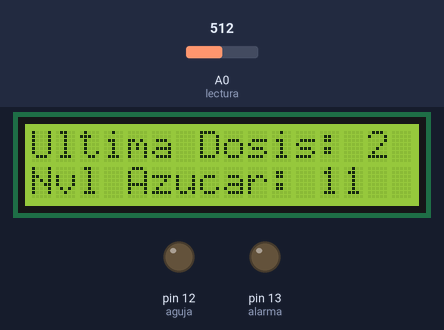
Simulated run of this sketch. Board: Arduino Uno, built with avr-gcc and run on an emulated ATmega328P. Parts: 16×2 character LCD, output pins drawn as LEDs (lit = HIGH). The inputs (shaded band) are chosen by the test bench; at power-on: A0 (lectura) = 512. EEPROM starts erased.

Above: at 3.0 s.
3.1 s: A0 (lectura) set to 289
At 8.2 s:
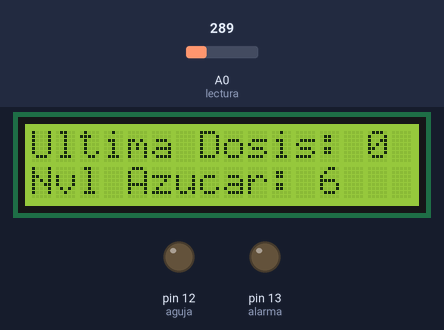
8.6 s: A0 (lectura) set to 263
At 15.0 s:
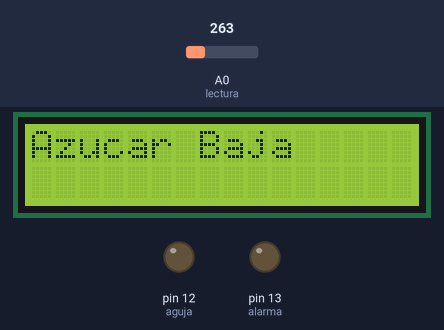
17.1 s: A0 (lectura) set to 306
At 21.5 s:
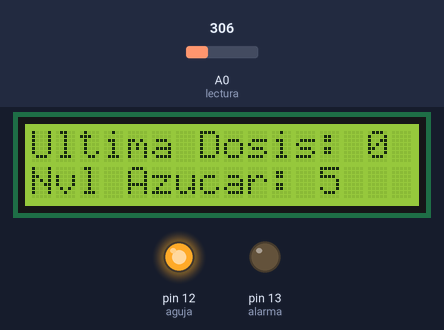
Timing chart, 0 to 23.1 s (numbered marks = the images above; inputs shaded):
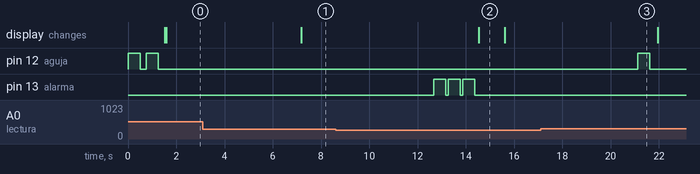

Measured:
- the behaviour switches between 276 and 275 on A0 (lectura) (found by bisection; images 1 and 2)
- after the input at 3.1 s, the display: changes after 4.1 s (image 1)
- after the input at 8.6 s, pin 13 (alarma): alternates HIGH for 0.50 s and LOW for 0.10 s, 6 changes in all, then stays LOW, starting after 4.1 s; the display: changes after 5.9 s (image 2)
- after the input at 17.1 s, pin 12 (aguja): LOW → HIGH after 4.0 s, → LOW 0.50 s later; pin 13 (alarma): stops changing and stays LOW
- by itself, pin 12 (aguja): alternates HIGH for 0.50 s and LOW for 0.25 s, 4 changes in all, then stays LOW
- what the display in image 2 shows lasts 1.1 s, from 14.5 s to 15.6 s

The sketch:

ControladoraLogica.ino
```cpp
/*
 * Se incluye la libreria que incluye el protocolo UART RS232, y todas aquellas otras clases requeridas
 */
#include <SoftwareSerial.h>
#include "Clases.h"
/*
 *  Tiempo de "testeo" de azucar en sangre
 */
#ifndef TIEMPO_DELAY_V
#define TIEMPO_DELAY_V
const int TIEMPO_DELAY = 5000;
#endif //TIEMPO_DELAY_V

/*
 * Se incluye libreria para el manejo de memoria EEPROM del microcontrolador
 */
#ifndef EEPROM_H
#define EEPROM_H
#include <EEPROM.h>
#endif //EEPROM_H
/*
 * Definicion de los objetos a utilizar y variables requeridas
 */
Dosis miDosis;
AzucarEnSangre miAzucar;
Estado miEstado;
HardwareBomba miHardwareBomba;
HistorialDosis miHistorialDosis;
ReservorioInsulina miReservorioInsulina;
Scibip miScibip;
boolean error;
int dosisAplicar;
int id=0;

void setup() {
/*
 * Establecimiento de parametros requeridos antes del inicio del blucle infinito
 */
  Serial.begin(9600);
  miDosis.setValues();
  miReservorioInsulina.setValues();
  miEstado.setValues();
}

void loop() {
/*
 * Comienzo del programa
 */

  if(miEstado.get_nombre_estado() == "EJECUTANDO" || miEstado.get_nombre_estado() == "ALERTA"){
/*
 *Se actualizan los niveles
 */
    miAzucar.actualizar_niveles();
    id++;
    if(miReservorioInsulina.get_insulina_disponible() >= miDosis.get_dosis_unitaria_max()){
      error = miDosis.dosisDiariaMaxSuperada();
      if(error == false){
/*
 * Calculo de dosis
 */
        dosisAplicar= miDosis.calcular_dosis(miAzucar.get_nvl_azucar0(),miAzucar.get_nvl_azucar1(),miAzucar.get_nvl_azucar2(),miAzucar.get_tasa1(),miAzucar.get_tasa2());
        if(dosisAplicar == -1){
          miHardwareBomba.sonar_alarma();
          miHardwareBomba.mensajeAlerta("Azucar Baja");
          delay(1000);
          miEstado.estadoAlerta();
          dosisAplicar = 0;
        }
        error = miDosis.dosisDiariaMaxPorSuperar(); //si ya la tiene la
        if(error == true){
          dosisAplicar = miDosis.calcular_dosis_minima();
          miEstado.estadoAlerta();
          miHardwareBomba.sonar_alarma();
        }else{
              if(dosisAplicar >= miDosis.get_dosis_unitaria_max()){
                  miDosis.set_dosisAplicar(miDosis.get_dosis_unitaria_max());
                  dosisAplicar = miDosis.get_dosisAplicar();////
              }
        }
        miReservorioInsulina.suministrar_insulina(dosisAplicar);
        miDosis.suministrar_insulina();
/*
 * Se crean historiales para posteriormente un intercambio de datos con InsulineStats
 */
        id = miHistorialDosis.create_historial_dosis(id, dosisAplicar, miAzucar.get_nvl_azucar2());

        miHardwareBomba.mostrar_ultima_dosis(dosisAplicar, miAzucar.get_nvl_azucar2());
        error = miReservorioInsulina.nivelInsulinaBajo(miDosis.get_dosis_unitaria_max());
        if(error == true){
           miEstado.estadoAlerta();
           miHardwareBomba.mensajeAlerta("Insulina Baja!");
        }
      }else{
        miEstado.estadoError();
        miHardwareBomba.mensajeError("Dosis diaria excedida!");
      }
    }else{
/*
 * Hubo un error con el total de la dosis diaria suministrada
 */
      id = miHistorialDosis.create_historial_dosis(id, 0, miAzucar.get_nvl_azucar2());
      delay(TIEMPO_DELAY);
      miHardwareBomba.mensajeAlerta("Nivel insulina menor a la dosis unitaria maxima");
    }
  }
/*
 * Se testea si hay una solicitud de conexion de InsulineStats.
 */
  miScibip.conexionEnvio(id);
}
```

AzucarEnSangre.h
```cpp
#ifndef HARDWAREBOMBA_H
#define HARDWAREBOMBA_H
#include "HardwareBomba.h"
#endif //HARDWAREBOMBA_H

class AzucarEnSangre{
       private:
          int nvl_azucar0=0;
          int nvl_azucar1=0;
          int nvl_azucar2=0;
          int tasa1=0;
          int tasa2=0;
          HardwareBomba miHardwareBomba;
       public:
          AzucarEnSangre(){}
          void actualizar_niveles(){
              int nuevaLectura;
              nuevaLectura = miHardwareBomba.get_lectura();
              nvl_azucar0 = nvl_azucar1;
              nvl_azucar1 = nvl_azucar2;
              nvl_azucar2 = nuevaLectura;
              tasa1= nvl_azucar1-nvl_azucar0;
              tasa2= nvl_azucar2-nvl_azucar1;
            }
          int get_nvl_azucar0(){
              return nvl_azucar0;
            }
          int get_nvl_azucar1(){
              return nvl_azucar1;
            }
          int get_nvl_azucar2(){
              return nvl_azucar2;
            }
          int get_tasa1(){
              return tasa1;
            }
          int get_tasa2(){
              return tasa2;
            }
};
```

Clases.h
```cpp
/*
 * Definicion de todas las clases
 */
#ifndef AZUCARENSANGRE_H
#define AZUCARENSANGRE_H
#include "AzucarEnSangre.h"
#endif //AZUCARENSANGRE

#ifndef DOSIS_H
#define DOSIS_H
#include "Dosis.h"
#endif //DOSIS_H

#ifndef ESTADO_H
#define ESTADO_H
#include "Estado.h"
#endif //ESTADO_H

#ifndef HARDWAREBOMBA_H
#define HARDWAREBOMBA_H
#include "HardwareBomba.h"
#endif //HARDWAREBOMBA_H

#ifndef RESERVORIOINSULINA_H
#define RESERVORIOINSULINA_H
#include "ReservorioInsulina.h"
#endif //RESERVORIOINSULINA_H

#ifndef HISTORIALDOSIS_H
#define HISTORIALDOSIS_H
#include "HistorialDosis.h"
#endif //HISTORIALDOSIS_H

#ifndef VISUAL_H
#define VISUAL_H
#include "Visual.h"
#endif // VISUAL_H

#ifndef SCIBIP_H
#define SCIBIP_H
#include "Scibip.h"
#endif //SCIBIP
```

Dosis.h
```cpp
#ifndef AZUCARENSANGRE_H
#define AZUCARENSANGRE_H
#include "AzucarEnSangre.h"
#endif //AZUCARENSANGRE

class Dosis{
       private:
          int min_seguro;
          int max_seguro;
          int dosis_diaria_max;
          int dosis_unitaria_max;
          int dosis_minima;
          int dosis_acumulada;
          int dosisAplicar=0;
          ///da error al usar el azucar en sangre
       public:
          Dosis(){}
          void setValues(){
              dosisAplicar = 0;
              min_seguro=6;
              max_seguro=14;
              dosis_diaria_max=25;
              dosis_unitaria_max=4;
              dosis_minima=1;
              dosis_acumulada=0;
            }
          int getDosisMinima(){
              return dosis_minima;
            }
          int calcular_dosis(int nvl0, int nvl1, int nvl2, int tasa1, int tasa2 ){
              if(nvl2 < min_seguro){//azucar baja
                  dosisAplicar = azucar_baja();
              }else if(nvl2 >= min_seguro && nvl2 <= max_seguro){//azucar ok
                  dosisAplicar = azucar_ok(nvl0, nvl1, nvl2, tasa1, tasa2);
              }else if(nvl2 > max_seguro){//azucar alta
                  dosisAplicar = azucar_alta(nvl0, nvl1, nvl2, tasa1, tasa2);
              }
              return dosisAplicar;
            }
          int redondear_abajo(){
            }
          void suministrar_insulina(){
            dosis_acumulada = dosis_acumulada + dosisAplicar;
          }
          boolean dosisDiariaMaxPorSuperar(){
              boolean error = true;
              if((dosis_acumulada + dosisAplicar)>dosis_diaria_max){
                error = true;
              }else{
                error = false;
              }
              return error;
            }
          boolean dosisDiariaMaxSuperada(){
              boolean error = true;
              if(dosis_acumulada > dosis_diaria_max){//creo q no va el igual del esquema
                error = true;
              }else{
                error = false;
              }
              return error;
            }
          int calcular_dosis_minima(){
              dosisAplicar = dosis_diaria_max - dosis_acumulada;
              return dosisAplicar;
            }

          int azucar_baja(){
              return -1;
          }
          int azucar_ok(int nvl0, int nvl1, int nvl2, int tasa1, int tasa2){
            //Nivel de azucar estable o disminuyendo...
            int dosis_calculada;
            if(nvl2 < nvl1){
                dosis_calculada = 0;
            }
            //Nivel de azúcar aumentando, pero tasa de aumento disminuyendo
            if(nvl2 > nvl1 && tasa2 < tasa1){
                dosis_calculada = 0;
            }
            //Nivel azucar aumentando y la tasa de aumento incrementando, si se redondea
            //a 0 al dividir por 4, suministrar dosis minima...
            if(nvl2 > nvl1 && tasa2 >= tasa1 &&(redondear_abajo(tasa2) == 0)){
                dosis_calculada = dosis_minima;
            }
            if(nvl2 > nvl1 && tasa2 >= tasa1 &&(redondear_abajo(tasa2) > 0)){
                dosis_calculada = redondear_abajo(tasa2);
            }
              return dosis_calculada;
          }

          int azucar_alta(int nvl0, int nvl1, int nvl2, int tasa1, int tasa2){
            int dosis_calculada;
            ///El nivel de azucar aumenta. Redondear hacia abajo si está por debajo de una
            ///unidad.
            if(nvl2 > nvl1 && redondear_abajo(tasa2) == 0){
              dosis_calculada = dosis_minima;
            }
            if(nvl2 > nvl1 && redondear_abajo(tasa2) > 0){
              dosis_calculada = redondear_abajo(tasa2);
            }
            //El nivel de azucar es estable
            if(nvl2 == nvl1){
              dosis_calculada = dosis_minima;
            }
            //Nivel de azucar disminuye y la tasa de disminucion aumenta
            if(nvl2 < nvl1 && tasa2 <= tasa1){
              dosis_calculada = 0;
            }
            //El nivel de azucar disminuye y la tasa de disminucion decrementa
            if(nvl2 < nvl1 && tasa2> tasa1){
              dosis_calculada = dosis_minima;
            }
            return dosis_calculada;
          }

          int redondear_abajo(int tasa2){
              int bandera = 0;
              float redondeo;
              redondeo = (float)(tasa2/4);
              bandera = (int) redondeo;
              return bandera;
            }
            int get_dosis_unitaria_max(){
              return dosis_unitaria_max;
            }
            void set_dosisAplicar(int nueva_dosis){
              dosisAplicar = nueva_dosis;
            }
            int get_dosisAplicar(){
              return dosisAplicar;
            }
};
```

Estado.h
```cpp
class Estado{
       private:
          String nombre_estado= "EJECUTANDO";

       public:
          Estado(){}
          void setValues(){
              nombre_estado= "EJECUTANDO";
            }
          void estadoAlerta(){
              nombre_estado = "ALERTA";
            }
          void estadoError(){
              nombre_estado = "ERROR";
            }
          String get_nombre_estado(){
            return nombre_estado;
          }

};
```

HardwareBomba.h
```cpp
#ifndef VISUAL_H
#define VISUAL_H
#include "Visual.h"
#endif // VISUAL_H

#ifndef DOSIS_H
#define DOSIS_H
#include "Dosis.h"
#endif //DOSIS_H

class HardwareBomba{
       private:
          int lectura = A0;
          int alarma = 13;
          Visual miVisual;
          Dosis miDosis;
       public:
          HardwareBomba(){
              pinMode(alarma, OUTPUT);
          }
          int get_lectura(){
              return establecer_en_rango(analogRead(lectura));
          }
          void suministrar_insulina(int dosisAplicar){
              miDosis.suministrar_insulina();
          }
          void sonar_alarma(){
              for(int i = 0; i < 3; i++){
                digitalWrite(alarma, HIGH);
                delay(500);
                digitalWrite(alarma, LOW);
                delay(100);
              }
          }
          void mensajeAlerta(String mensajeAlerta){
            miVisual.mensajeAlerta(mensajeAlerta);
          }
          void mensajeAlertaInsulina(String mensajeAlerta){
              miVisual.mensajeAlerta(mensajeAlerta);
            }
          void mensajeError(String mensajeError){
             miVisual.mensajeAlerta("Dosis diaria excedida!");
          }
          void mostrar_ultima_dosis(int dosisAplicar){
            String msj = "Ultima Dosis: ";
            msj.concat(dosisAplicar);
            miVisual.mensajeAlerta(msj);
          }
          void mostrar_ultima_dosis(int dosisAplicar, int nvl2){
            miVisual.mensajeNvls(dosisAplicar, nvl2);
          }
          int establecer_en_rango(int valor_leido){
            return((int)(valor_leido/(1023/22)));
          }

};
```

HistorialDosis.h
```cpp
#ifndef DOSIS_H
#define DOSIS_H
#include "Dosis.h"
#endif //DOSIS_H

#ifndef TIEMPO_DELAY_V
#define TIEMPO_DELAY_V
const int TIEMPO_DELAY = 5000;
#endif //TIEMPO_DELAY_V

#ifndef EEPROM_H
#define EEPROM_H
#include <EEPROM.h>
#endif //EEPROM_H


struct Historial {
  byte idHistorial;
  int dosis_insulina;
  int nvl_azucar;
  byte escritura;
};


class HistorialDosis{
       private:
          int idHistorial;
          int hora;
          int dosis_insulina;
          int nvl_azucar;
          Dosis miDosis;
       public:
          HistorialDosis(){}
          int create_historial_dosis(int id, int dosisAplicar, int nvl_azucar2){
              if(id < 144){
                Historial miHist;
                miHist.idHistorial= id;
                miHist.dosis_insulina= dosisAplicar;
                miHist.nvl_azucar = nvl_azucar2;
                miHist.escritura = 0;
                int direccion=(id-1)*sizeof(Historial);
                EEPROM.put(direccion, miHist);
              }else{
                id = 0;
              }
              return id;
            }
};
```

ReservorioInsulina.h
```cpp
#ifndef DOSIS_H
#define DOSIS_H
#include "Dosis.h"
#endif //DOSIS_H

#ifndef HARDWAREBOMBA_H
#define HARDWAREBOMBA_H
#include "HardwareBomba.h"
#endif //HARDWAREBOMBA_H

class ReservorioInsulina{
       private:
          int capacidad;
          int insulina_disponible;
          //int lectura_reservorio;
          int aguja;
          Dosis miDosis;
          HardwareBomba miHardwareBomba;
       public:
          ReservorioInsulina(){}
          void setValues(){
            capacidad=100;
            //lectura_reservorio = A1;
            aguja = 12;
            insulina_disponible= capacidad;//establecer_en_rango(analogRead(lectura_reservorio));
         }
          void suministrar_insulina(int dosisAplicar){
              insulina_disponible = insulina_disponible - dosisAplicar;
              pinMode(aguja, OUTPUT);

              for(int i = 0; i < dosisAplicar; i++){
                digitalWrite(aguja, HIGH);
                delay(500);
                digitalWrite(aguja, LOW);
                delay(250);
              }
            }
          boolean nivelInsulinaBajo(int dosis_unitaria_max){
              boolean error = true;
              if(insulina_disponible < (dosis_unitaria_max * 4)){
                  error =true;
              }else{
                  error = false;
              }
              return error;
          }

          /*int establecer_en_rango(int valor_leido){
            return((int)(valor_leido/(1023/100)));
          }*/
          int get_insulina_disponible(){
            return insulina_disponible;
          }
};
```

Scibip.h
```cpp
#ifndef TIEMPO_DELAY_V
#define TIEMPO_DELAY_V
const int TIEMPO_DELAY = 5000;
#endif //TIEMPO_DELAY_V

#ifndef EEPROM_H
#define EEPROM_H
#include <EEPROM.h>
#endif //EEPROM_H


struct Historial1 {
  byte idHistorial;
  int dosis_insulina;
  int nvl_azucar;
  byte escritura;
};


class Scibip{
     private:
      String atributoInstanciaDatos = "";
     public:
      Scibip(){}
      ///metodo que busca los datos en memoria y envia los datos

      void conexionEnvio(int id){

        int times = 0;
        boolean salir = false;
        while((times*100) < TIEMPO_DELAY && !salir){
          if(Serial.available()){


            int compara = 0;
                Historial1 miHist;


            while(compara < id){
              //delay(100);
              //Serial.println("BUCLEEE");
              if(Serial.available()){
              EEPROM.get(compara*sizeof(Historial1), miHist);
                           // Serial.println("BUCLEEE IF");
              if(miHist.escritura == 0){

                  Serial.println(miHist.idHistorial);
                  Serial.println(miHist.dosis_insulina);
                  Serial.println(miHist.nvl_azucar);
                  Serial.println(":");
                  //Serial.println(miHist.escritura);
                  miHist.escritura = 1; //marcado desde donde recorrer.. marcado = 65;

                  if(Serial.available()){//necesitaria a mande un dato
                    EEPROM.put(compara*sizeof(Historial1), miHist);
                  }


              }

              compara++;

            }
           }

            Serial.println("#");
            salir = true;
          }
          times++;
          delay(100);
        }
        for(int i = times; (i*100) < TIEMPO_DELAY; i++){
          delay(100);
        }

      }

};
```

Visual.h
```cpp
#include <LiquidCrystal.h>
const int rs = 7, en = 6, d4 = 5, d5 = 4, d6 = 3, d7 = 2;
LiquidCrystal lcd(rs, en, d4, d5, d6, d7);

class Visual{
	   private:
       public:
          Visual(){
          }
          void setValues(){
            lcd.begin(16, 2);
          }
          void mostrar_ultima_dosis(int dosisAplicar){
          }
          void mensajeAlerta(String mensaje){
              int ii = 0;
              int strLength;
              String toShow;
              int terminar = 0;
              strLength = mensaje.length();
              setValues();
              if(strLength > 16){
                while(ii <= (strLength-16)){
                  lcd.home();
                  toShow = mensaje.substring(ii,ii+16);
                  lcd.print(toShow);
                  ii = ii + 2;
                  delay(500);
                }
              }else{
                lcd.print(mensaje);
              }
            }
          void mensajeError(String mensaje){
            mensajeAlerta(mensaje);
          }
          void mensajeNvls(int dosisAplicar, int nvl2){
            String msj;
            setValues();
            lcd.clear();
            msj = "Ultima Dosis: ";
            msj.concat(dosisAplicar);
            lcd.setCursor (0, 0);
            lcd.print(msj);

            msj = "Nvl Azucar: ";
            msj.concat(nvl2);
            lcd.setCursor (0, 1);
            lcd.print(msj);
            delay(500);

          }


};
```
